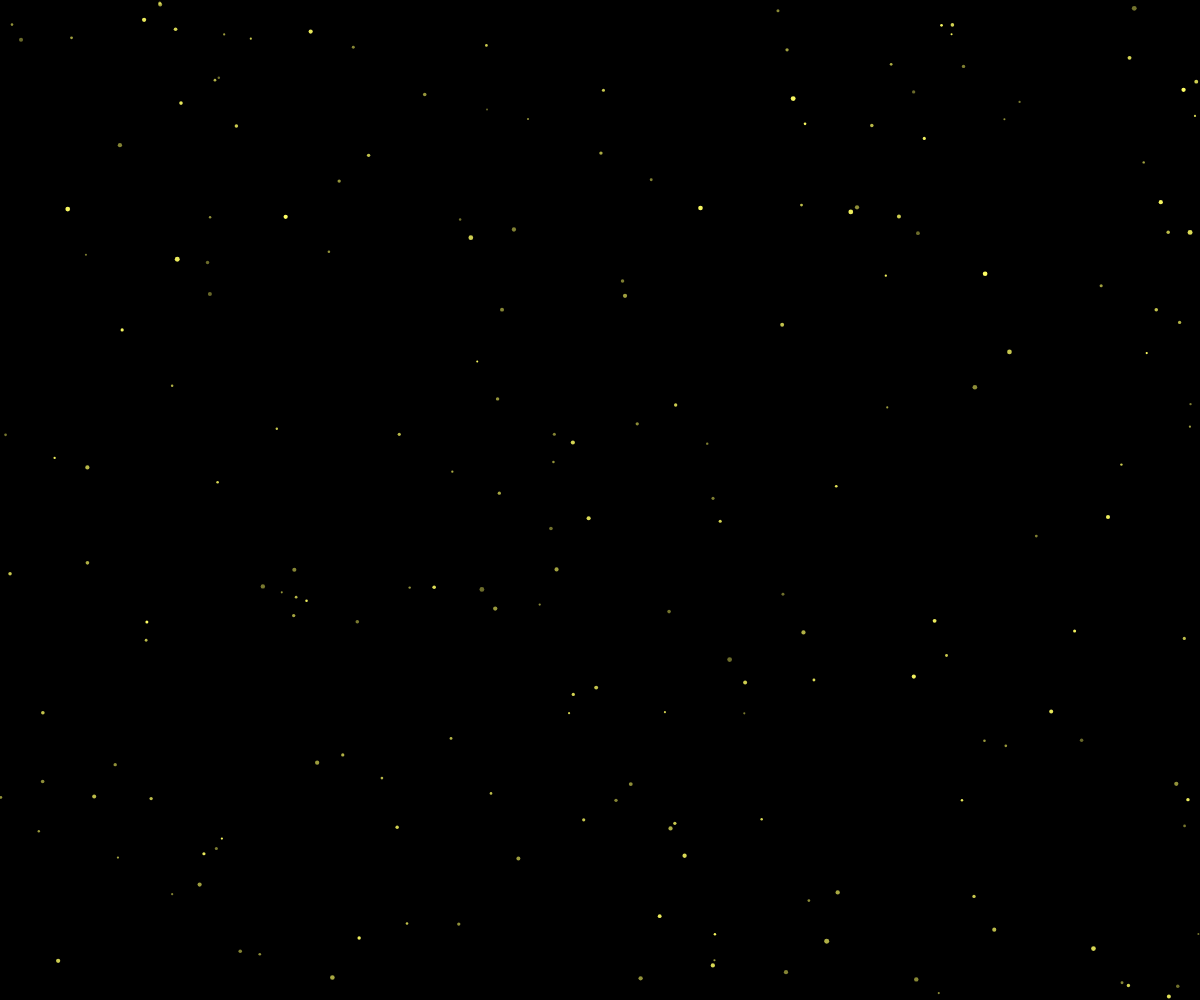
Frame 1 (no input)
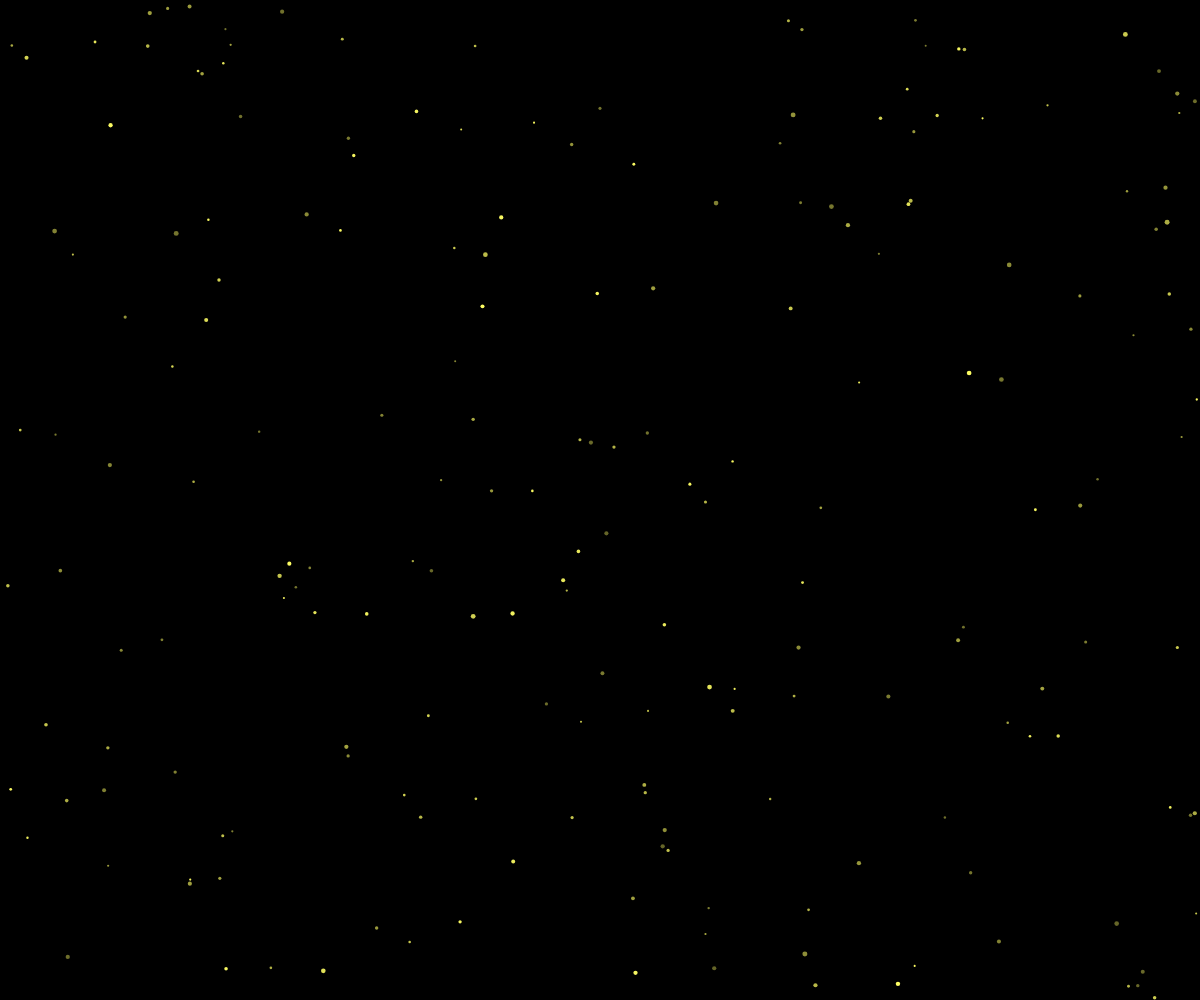
Frame 60 (no input)
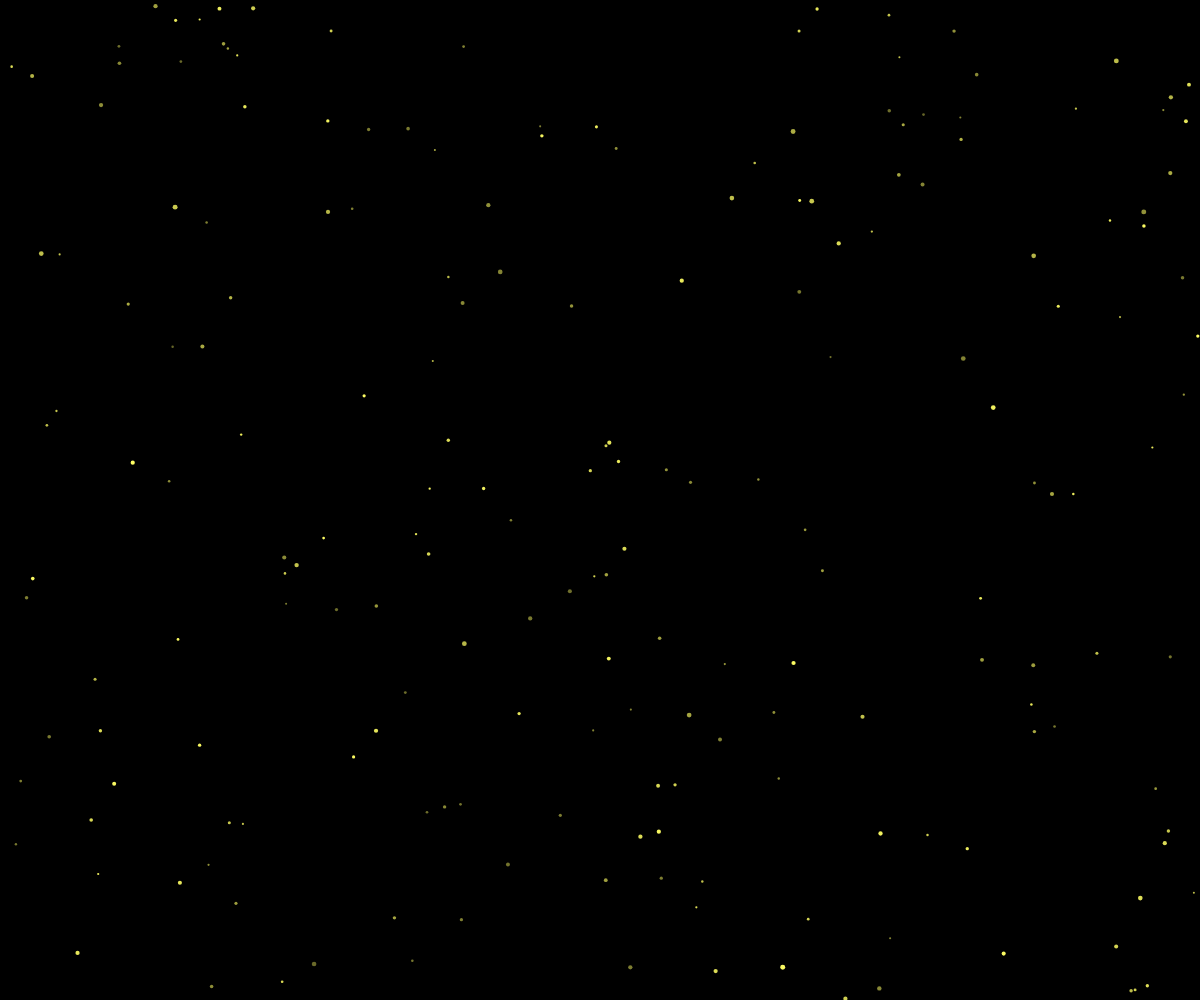
Frame 120 (the mouse pressed at the canvas centre since frame 60)

The p5.js sketch that drew these frames (run headless with seeded random() and noise() and a simulated clock; from frame 60 on, the mouse is pressed at the canvas centre):

// p5.js sketch
// ── sketch.js
let fireflies = [];
count = 200;

function setup() {
  createCanvas(windowWidth, windowHeight);

  for (let i = 0; i < count; i++) {
    fireflies.push(new Firefly());
  }
}

function draw() {
  background(0);
  fireflies.forEach(f => {
    f.update();
    f.display();
  });
}

// ── firefly.js
class Firefly {
  constructor() {
    this.x = random(windowWidth);
    this.y = random(windowHeight);
    this.size = random(2, 5);
    this.speedX = random(-0.5, 0.5);
    this.speedY = random(-0.5, 0.5);
    this.alpha = random(100, 255);
    this.alphaDirection = random() < 0.5 ? -1 : 1;
  }

  update() {
    this.x += this.speedX;
    this.y += this.speedY;

    if (this.x < 0 || this.x > windowWidth) this.speedX *= -1;
    if (this.y < 0 || this.y > windowHeight) this.speedY *= -1;

    this.alpha += this.alphaDirection * 2;
    if (this.alpha < 100) {
      this.alpha = 100;
      this.alphaDirection *= -1;
    } else if (this.alpha > 255) {
      this.alpha = 255;
      this.alphaDirection *= -1;
    }
  }

  display() {
    noStroke();
    fill(255, 255, 100, this.alpha);
    ellipse(this.x, this.y, this.size);
  }
}
